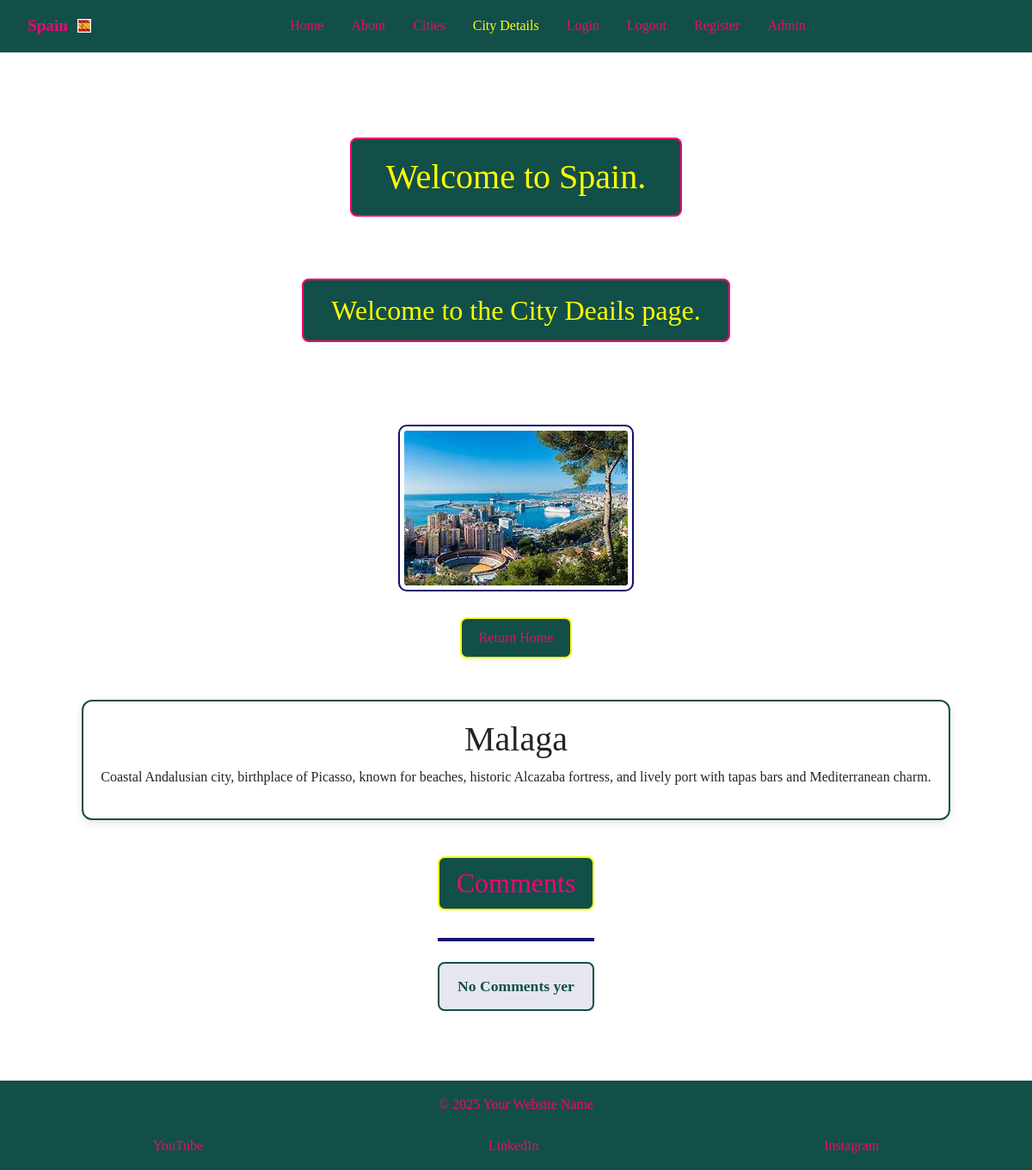
Screenshot of /city-details/3/ with the database file from the repository.
### espana_es/models.py (models this page shows, shortened)
class CardText(models.Model):
    title = models.CharField(max_length=30)
    content = models.TextField()
    image_name = models.CharField(
        max_length=20,
        help_text="Enter file name (eg 'Alciante.jpg)",
        default='default.jpg',
        blank=True
    )
    saved_by = models.ManyToManyField(User,
                                      related_name='saved_cards', blank=True)

### espana_es/views.py (the view)
# urls.py: path('city-details/<int:pk>/', views.city_details, name='city-details'),
def city_details(request, pk):
    card = get_object_or_404(CardText, id=pk)
    content = card.content if card.content else "Content coming soon"
    form = CommentForm(request.POST)
    if form.is_valid():
        comment = form.save(commit=False)
        comment.user = request.user
        comment.card = card
        comment.save()
        return redirect('city-details', pk=card.pk)
    else:
        form = CommentForm()
    comments = card.comments.all().order_by('created_at')
    return render(request,
                  'city-details.html',
                  {'active_tab': 'city-details',
                   'card': card, 'content': content,
                   'comments': comments,
                   'form': form, })

### espana_es/templates/city-details.html (shortened to what this page needs)
{% extends 'base.html' %}
{% load static %}
{% block body_class %}morph-page{% endblock %}
{% block morph_images %}
<div class="image-morph">
</div>
{% endblock %}
{% block content %}
 <h2 class="color-h2">Welcome to the City Deails page.</h2>
<main class="card-detail-wrapper">
    <div class="card-detail">
        <img src="{% static 'images/' %}{{ card.image_name }}" alt="{{ card.title }}">
        <p>
            <a class="color-return" href="{% url 'index' %}">Return Home</a>
        </p>
    </div>
    <div class="card-content-box">
        <h1>{{ card.title }}</h1>
        <p>{{ content }}</p>
    </div>
    <div class="comments-section">
        <h2>Comments</h2>
        {% for comment in comments %}
        <div class="comment" data-id="{{ comment.id }}">
            <p><strong>{{ comment.user.username }}</strong>said:</p>
            <p>{{ comment.text }}</p>
            <small>{{ comment.created_at|date:"M d, Y H:i "}}</small>
        </div>
        {% empty %}
            <hr>
            <p class="no-comments">No Comments yer</p>
        {% endfor %}
    </div>
</main>
{% endblock %}

### espana_es/static/CSS/espana.css (style rules this page uses)
* { box-sizing: border-box; margin: 0; padding: 0; }
html, body { height: 100%; font-family: "Times New Roman", Times, serif; overflow-x: hidden; }
.morph-page { position: relative; min-height: 100vh; display: flex; flex-direction: column; }
.morph-page main { flex: 1; }
.image-morph { position: fixed; top: 0; left: 0; width: 100vw; height: 100vh; z-index: -1; }
main { flex: 1; display: flex; flex-direction: column; align-items: center; justify-content: flex-start; text-align: center; padding: 2rem 1rem; gap: 2rem; }
.color-h2 { color: yellow; text-align: center; margin: 0em auto 1em auto; padding: 0.5em 1em; border: 2px solid #f8046f; border-radius: 8px; background: #124f49; width: fit-content; }
a.color-return { text-align: center; margin: 0em auto; padding: 0.5em 1em; border: 2px solid #f8046f; border-radius: 8px; background: #124f49; color: #f8046f; text-decoration: none; }
.card-detail { display: flex; flex-direction: column; align-items: center; text-align: center; gap: 20px; max-width: 800px; }
.card-detail img { max-width: 100%; height: auto; border-radius: 10px; border: 2px solid #007BFF; padding: 5px; background-color: #fff; border: 2px solid #120d71; }
.card-content-box { background-color: #ffffff; border: 2px solid #124f49; border-radius: 12px; padding: 20px; box-shadow: 0 4px 10px rgba(0,0,0,0.1); width: 100%; box-sizing: border-box; min-width: 0; }
.card-detail a { display: inline-block; margin-top: 10px; padding: 10px 20px; background-color: #124f49; color: #f8046f; text-decoration: none; border-radius: 8px; transition: transform 0.2s, background-color 0.2s; border: 2px solid yellow; }
hr { all: unset; display: block; height: 4px; background-color: #120d71; margin: 1.5em 0; }
.no-comments { color: #124f49; font-weight: 600; font-size: 1.1rem; text-align: center; margin: 1em auto; padding: 0.75em 1em; border: 2px solid #124f49; background-color: rgba(18, 13, 113, 0.1); border-radius: 8px; max-width: 300px; }
.comments-section h2 { display: inline-block; margin-top: 10px; padding: 10px 20px; background-color: #124f49; color: #f8046f; text-decoration: none; border-radius: 8px; transition: transform 0.2s, background-color 0.2s; border: 2px solid yellow; }

### rows the page displays
CardText: image_name (picture), title "Malaga", content "Coastal Andalusian city, birthplace of Picasso, known for beaches, historic Alcazaba fortress, and lively port with tapas bars and Mediterranean charm."
